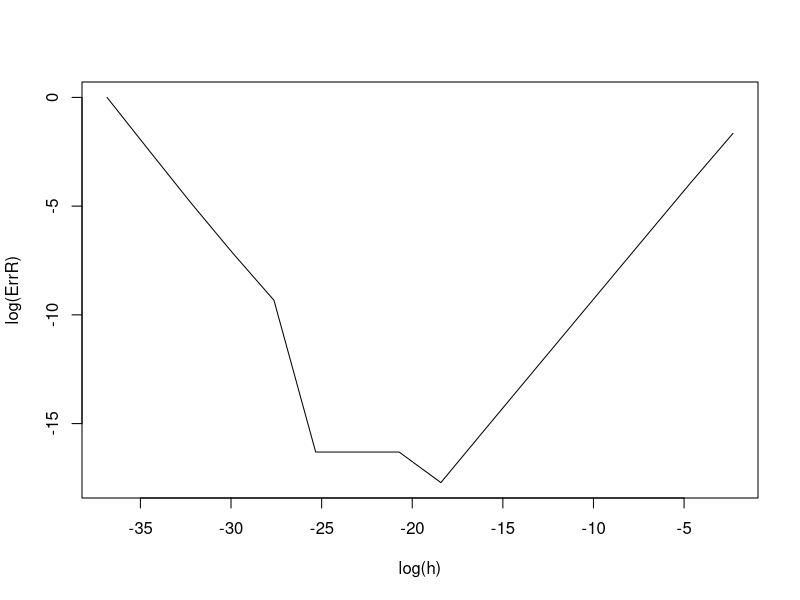

Generate this figure with R:
# definiciones
h = 10^(-seq(1:16))
x_0 <- c(1,3,-2)
f_estrella <- c(9,1,-12)
gradiente <- matrix(,3,length(h))

#funciones

f <- function(x1,x2,x3){
  x1*x2*exp(x1^2+x3^2-5)
}

gradiente[1,] <- (f(x_0[1]+h,x_0[2],x_0[3])-f(x_0[1],x_0[2],x_0[3]))/h
gradiente[2,] <- (f(x_0[1],x_0[2]+h,x_0[3])-f(x_0[1],x_0[2],x_0[3]))/h
gradiente[3,] <- (f(x_0[1],x_0[2],x_0[3]+h)-f(x_0[1],x_0[2],x_0[3]))/h

ErrR <- vector("numeric",16)
for( i in 1:16){
  ErrR[i] <- norm(f_estrella-gradiente[,i],"2")/norm(f_estrella,"2")
}


#grafica
plot(log(h),log(ErrR),type='l')


